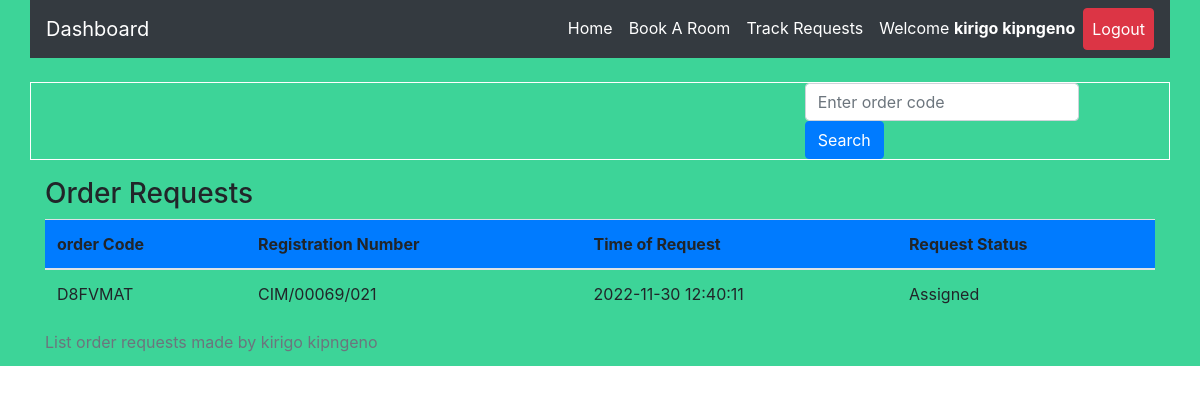
Page /track.php (signed in) on the earlier database version.
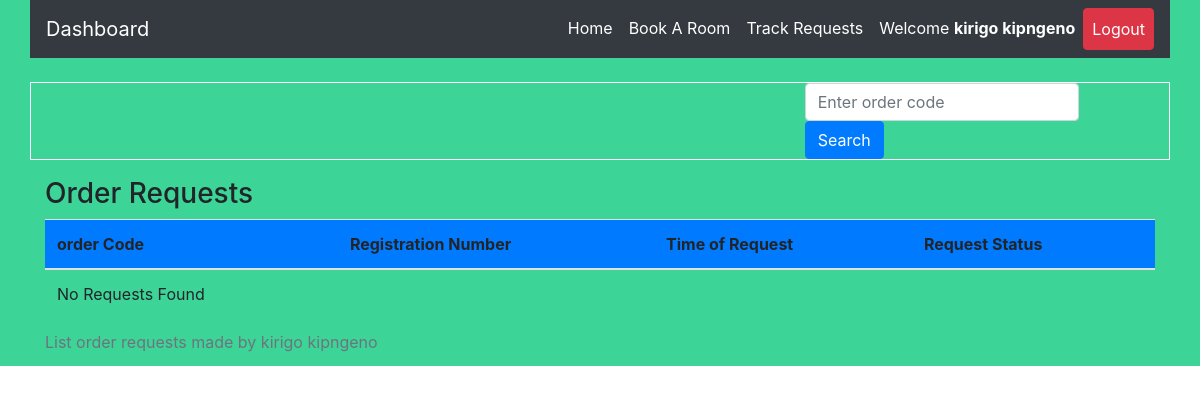
Same page on the later database version.
### tables this page shows
CREATE TABLE `request_status` (
  `id` int(20) NOT NULL,
  `orderID` varchar(50) NOT NULL,
  `ip_address` varchar(100) NOT NULL,
  `request_latitude` varchar(50) NOT NULL DEFAULT '0',
  `request_longitude` varchar(50) NOT NULL DEFAULT '0',
  `status` varchar(50) DEFAULT 'Pending',
  `food_type` varchar(50) NOT NULL,
  `manual_directions` varchar(500) DEFAULT 'N/A',
  `food_description` varchar(255) DEFAULT 'No Description',
  `admNo` varchar(255) NOT NULL,
  `timestamp` datetime NOT NULL DEFAULT CURRENT_TIMESTAMP
);

### track.php (the view, shortened to what this page needs)
<?php
include 'server.php';
    ?>
<!DOCTYPE html>
<html lang="en">
<head>
  <?php
include './components/header.php';
?>
  </head>
  <body>
    <?php
    include './components/navbar.php';
    ?>
<div class="container mt-4">
<div class="row border border-white">
  <div class="col-md-4"></div>
  <div class="col-md-4"></div>
  <div class="col-md-4">
  <form class="form-inline my-2 my-lg-0" method="POST" action="">
<input class="form-control mr-sm-2" type="search" name='searched_order_code' placeholder="Enter order code" aria-label="Search">
<button type="submit" name='search-button' class="btn btn-primary">Search</button>
</form>
  </div>
</div>
<div class="row m-2">
  <div class="col-md-12">
  </div>
</div>
<table class="table">
  <caption>List order requests made by <?php  echo  $_SESSION['firstname'].' '. $_SESSION['lastname']; ?></caption>
  <thead>
      <h3>Order Requests</h3>
    <tr class='bg-primary'>
      <th scope="col">order Code</th>
      <th scope="col">Registration  Number</th>
      <th scope="col">Time of Request</th>
      <th scope="col">Request Status</th>
    </tr>
  </thead>
  <tbody>
        <?php
        if($_SESSION['username']){
            $reg_num = $_SESSION['username'];
            $data_fetch_query = "SELECT * FROM `request_status` WHERE admNo='$reg_num' order by timestamp DESC LIMIT 15";
            $data_result = mysqli_query($db, $data_fetch_query);
            if ($data_result->num_rows > 0){
                while($row = $data_result->fetch_assoc()) {
            echo "<tr> <td>" .$row["orderID"].  "</td>";
            echo "<td>" .$row["admNo"]."</td>";
            echo "<td>" .$row["timestamp"]."</td>";
            echo "<td>" .$row["status"]."</td> </tr>";
            }
            }else{
            echo "<td>"."No Requests Found"."</td>";
            }
            } else{
                echo "<td>"."No Data Found"."</td>";
            }
    ?>
              </tbody>
</table>
  </body>
</html>

Differences in the rows shown:
removed request_status: orderID "D8FVMAT", admNo "CIM/00069/021", timestamp "2022-11-30 12:40:11", status "Assigned"
Other differences:
text now shown: "No Requests Found"
